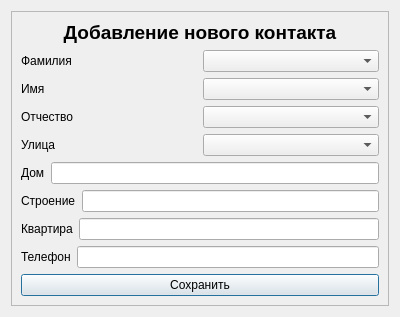
<?xml version="1.0" encoding="UTF-8"?>
<ui version="4.0">
 <class>InsertDialogWindow</class>
 <widget class="QDialog" name="InsertDialogWindow">
  <property name="geometry">
   <rect>
    <x>0</x>
    <y>0</y>
    <width>400</width>
    <height>300</height>
   </rect>
  </property>
  <property name="windowTitle">
   <string>Добавить</string>
  </property>
  <layout class="QVBoxLayout" name="verticalLayout_3">
   <item>
    <widget class="QFrame" name="frame">
     <property name="frameShape">
      <enum>QFrame::StyledPanel</enum>
     </property>
     <property name="frameShadow">
      <enum>QFrame::Raised</enum>
     </property>
     <layout class="QVBoxLayout" name="verticalLayout">
      <item>
       <widget class="QLabel" name="InsertWindowName">
        <property name="font">
         <font>
          <pointsize>14</pointsize>
          <weight>75</weight>
          <bold>true</bold>
         </font>
        </property>
        <property name="text">
         <string>Добавление нового контакта</string>
        </property>
        <property name="alignment">
         <set>Qt::AlignCenter</set>
        </property>
       </widget>
      </item>
      <item>
       <layout class="QHBoxLayout" name="horizontalLayout">
        <item>
         <widget class="QLabel" name="FamiliyLabel">
          <property name="text">
           <string>Фамилия</string>
          </property>
          <property name="alignment">
           <set>Qt::AlignLeading|Qt::AlignLeft|Qt::AlignVCenter</set>
          </property>
         </widget>
        </item>
        <item>
         <widget class="QComboBox" name="FamilyComboBox"/>
        </item>
       </layout>
      </item>
      <item>
       <layout class="QHBoxLayout" name="horizontalLayout_2">
        <item>
         <widget class="QLabel" name="NameLabel">
          <property name="text">
           <string>Имя</string>
          </property>
         </widget>
        </item>
        <item>
         <widget class="QComboBox" name="NameComboBox"/>
        </item>
       </layout>
      </item>
      <item>
       <layout class="QHBoxLayout" name="horizontalLayout_3">
        <item>
         <widget class="QLabel" name="OtcLabel">
          <property name="text">
           <string>Отчество</string>
          </property>
         </widget>
        </item>
        <item>
         <widget class="QComboBox" name="OtcComboBox"/>
        </item>
       </layout>
      </item>
      <item>
       <layout class="QHBoxLayout" name="horizontalLayout_4">
        <item>
         <widget class="QLabel" name="StreetLabel">
          <property name="text">
           <string>Улица</string>
          </property>
         </widget>
        </item>
        <item>
         <widget class="QComboBox" name="StreetComboBox"/>
        </item>
       </layout>
      </item>
      <item>
       <layout class="QHBoxLayout" name="horizontalLayout_5">
        <item>
         <widget class="QLabel" name="BldnLabel">
          <property name="text">
           <string>Дом</string>
          </property>
         </widget>
        </item>
        <item>
         <widget class="QLineEdit" name="BldnInput"/>
        </item>
       </layout>
      </item>
      <item>
       <layout class="QHBoxLayout" name="horizontalLayout_6">
        <item>
         <widget class="QLabel" name="Bldn_hLabel">
          <property name="text">
           <string>Строение</string>
          </property>
         </widget>
        </item>
        <item>
         <widget class="QLineEdit" name="Bldn_hInput"/>
        </item>
       </layout>
      </item>
      <item>
       <layout class="QHBoxLayout" name="horizontalLayout_7">
        <item>
         <widget class="QLabel" name="ApprLabel">
          <property name="text">
           <string>Квартира</string>
          </property>
         </widget>
        </item>
        <item>
         <widget class="QLineEdit" name="ApprInput"/>
        </item>
       </layout>
      </item>
      <item>
       <layout class="QHBoxLayout" name="horizontalLayout_8">
        <item>
         <widget class="QLabel" name="PhoneLabel">
          <property name="text">
           <string>Телефон</string>
          </property>
         </widget>
        </item>
        <item>
         <widget class="QLineEdit" name="PhoneInput"/>
        </item>
       </layout>
      </item>
      <item>
       <widget class="QPushButton" name="InsertSaveButton">
        <property name="text">
         <string>Сохранить</string>
        </property>
       </widget>
      </item>
     </layout>
    </widget>
   </item>
  </layout>
 </widget>
 <resources/>
 <connections/>
</ui>
